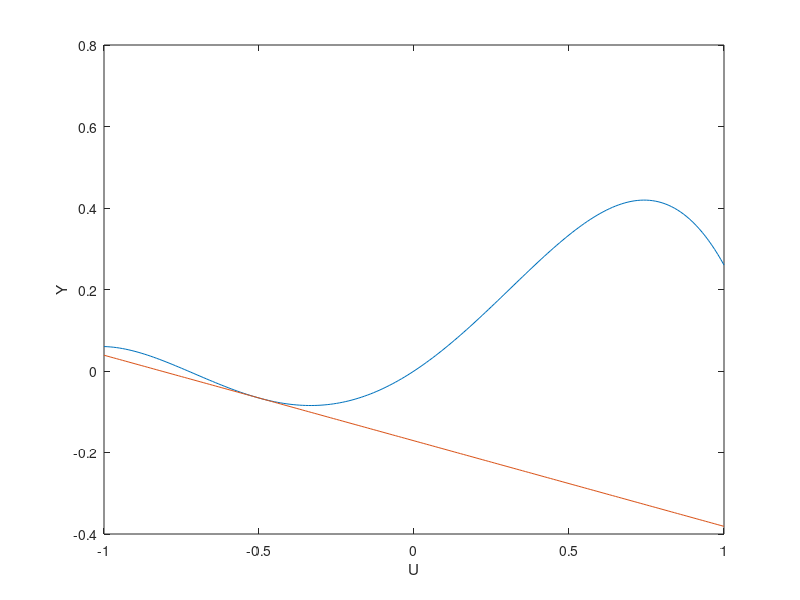

Reproduce this figure in MATLAB.
% Ul - punkt linearyzacji
Ul = -0.5;
U = -1 : 0.01 : 1;
Y = 0.5 * U + 0.66 * U.^2 - 0.4 * U.^3 - 0.5 * U.^4;
Yl = (0.5 + 1.32 * Ul - 1.2 * Ul.^2 - 2 * Ul.^3) * U - 0.66 * Ul.^2 + 0.8 * Ul.^3 + 1.5 * Ul.^4;
plot(U,Y)
hold on;
plot(U,Yl);
xlabel('U');
ylabel('Y');